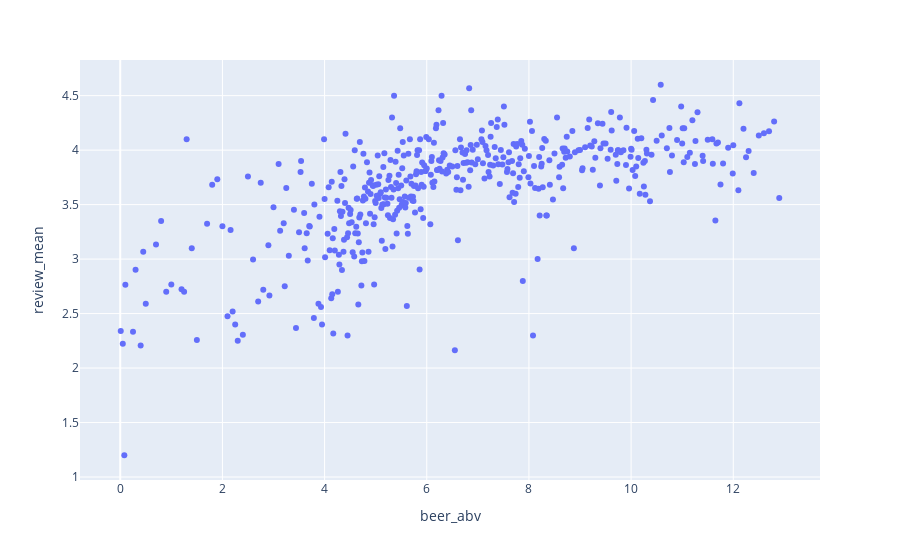

Source (notebook cell):
### Code cell
fig = px.scatter(df_ml[df_ml['beer_abv']<13], x="beer_abv", y="review_mean", height=800)
fig.show()

### Figure 1 — Plotly figure (JSON) as saved in the notebook; plotly's stock layout.template omitted (floating-point values rounded to 4 significant figures; data arrays with more than 128 entries replaced by an {"elided": "..."} marker saying what was removed)
{"data": [{"hovertemplate": "beer_abv=%{x}<br>review_mean=%{y}<extra></extra>", "legendgroup": "", "marker": {"color": "#636efa", "symbol": "circle"}, "mode": "markers", "name": "", "showlegend": false, "type": "scatter", "x": {"elided": "459 float values"}, "xaxis": "x", "y": {"elided": "459 float values"}, "yaxis": "y"}], "layout": {"autosize": true, "legend": {"tracegroupgap": 0}, "margin": {"t": 60}, "xaxis": {"anchor": "y", "autorange": true, "domain": [0, 1], "range": [-0.7557, 13.67], "title": {"text": "beer_abv"}, "type": "linear"}, "yaxis": {"anchor": "x", "autorange": true, "domain": [0, 1], "range": [0.9589, 4.841], "title": {"text": "review_mean"}, "type": "linear"}}}
